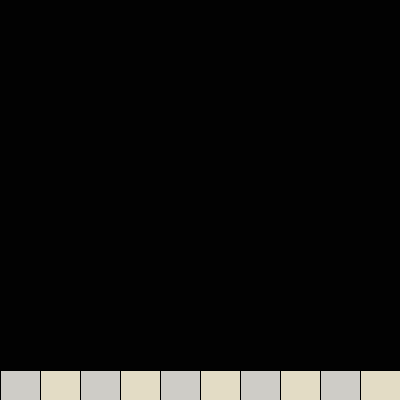
Frame 1 (no input)
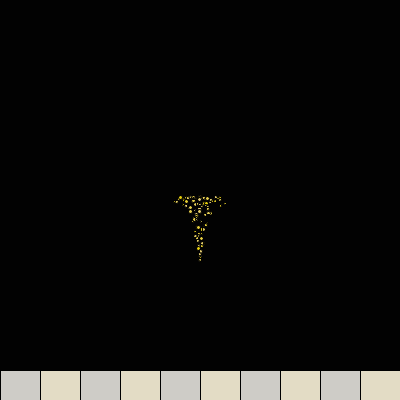
Frame 60 (the mouse pressed at the canvas centre just before this capture)
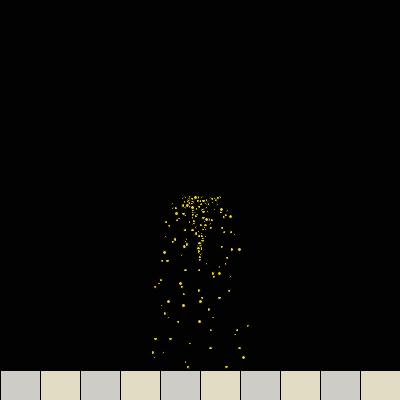
Frame 120 (the mouse held since frame 60 and released just before this capture)

The Processing sketch that drew these frames (run headless with seeded random() and noise(); from frame 60 on, the mouse is pressed at the canvas centre):

// Processing sketch: processing_14198
// ── processing_14198.pde

//Liliana Osorio
//Comp Sci lab_5
//October 5, 2010

int ballCount;
float sprayCount;
float sprayFactor = 1.75;
float[] x;
float[] y;
float[] r;
float[] speedX;
float[] speedY;
color[] cols;
float gravity = .07;



void setup() {
  size(400, 400);
  createBalls(2000);
}

void draw() {
  background(2);
  moveBalls();
  collide();
  
  //Simulated blocks for a fountain
   
   fill(227,220,197);
  rect(0,370,400,50);
  
  fill(200,200);
  rect(0,370,40,50);
  
  fill(200,200);
  rect(80,370,40,50);
  
  fill(200,200);
  rect(160,370,40,50);
  
  fill(200,200);
  rect(240,370,40,50);
  
  fill(200,200);
  rect(320,370,40,50);
  
  
  
}


void moveBalls() {
  for(int i=0; i<sprayCount; i++) {
    fill(cols[i]);
    ellipse(x[i],y[i],r[i]*2,r[i]*2);
    x[i] += speedX[i];
    speedY[i] += gravity;
    y[i] += speedY[i];
    
    
  }
  if (sprayCount<ballCount-sprayFactor) {
    sprayCount += sprayFactor;
  }
}


void createBalls(int count) {
  ballCount = count;
  x = new float[ballCount];
  y = new float[ballCount];
  r = new float[ballCount];
  speedX = new float[ballCount];
  speedY = new float[ballCount];
  cols = new color[ballCount];

  for(int i=0; i<ballCount; i++) {
    x[i] = width/2.0;
    y[i] = 260;
    r[i] = random(1, 2);
    speedX[i] = random(-.5, .5);
    speedY[i] = random(-3, -40);
    //Particles look yellow to represent lights in water
    cols[i] = color(232, 208, random(122));
  }
}

void collide() {
  //changing the speed produces bouncing affect
  for (int i=0; i<ballCount; i++) {
    if (x[i] > width-r[i]) {
      x[i] = width-r[i];
      speedX[i] *= -.4;
    } 
    else if (x[i] < r[i]) {
      x[i] = r[i];
      speedX[i] *= -.4;
    }

    if (y[i] > height-r[i]) {
      y[i] = height-r[i];
      speedY[i] *=-.4;
    
    } 
    else if (y[i] < r[i]) {
      y[i] = r[i];
      speedY[i] *= -.4;
    }
  }
 
}
